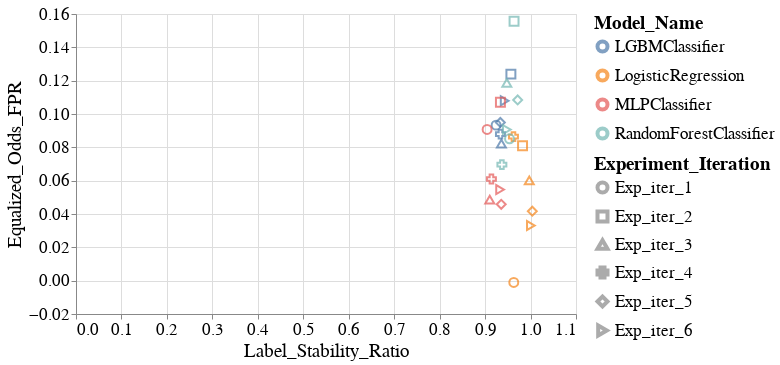

Write notebook code for a chart like this one.
### Code cell
create_scatter_plot(melted_all_group_metrics_per_model_dct,
                    group='SEX&RAC1P',
                    fairness_metric_name='Equalized_Odds_FPR',
                    stability_metric_name='Label_Stability_Ratio',
                    alpha=0.5)

### Figure 1 — Vega-Lite specification as saved in the notebook (floating-point values rounded to 4 significant figures)
{"config": {"view": {"continuousWidth": 400, "continuousHeight": 300}, "axis": {"labelFontSize": 17, "labelFontWeight": "normal", "titleFontSize": 19, "titleFontWeight": "normal"}, "legend": {"labelFontSize": 17, "labelLimit": 200, "symbolStrokeWidth": 4, "titleFontSize": 19, "titleLimit": 220}, "title": {"fontSize": 17}}, "data": {"name": "data-2502c49df22e0c5f0ffc0420bd9ead44"}, "mark": {"type": "point", "size": 60}, "encoding": {"color": {"field": "Model_Name", "type": "nominal"}, "shape": {"field": "Experiment_Iteration", "type": "nominal"}, "size": {"value": 80}, "x": {"field": "Label_Stability_Ratio", "type": "quantitative"}, "y": {"field": "Equalized_Odds_FPR", "type": "quantitative"}}, "height": 300, "width": 500, "$schema": "https://vega.github.io/schema/vega-lite/v4.17.0.json", "datasets": {"data-2502c49df22e0c5f0ffc0420bd9ead44": [{"Model_Name": "LGBMClassifier", "Experiment_Iteration": "Exp_iter_1", "Intervention_Param": 0.5, "Test_Set_Index": 0, "Group": "SEX&RAC1P", "Equalized_Odds_FPR": 0.09332, "Label_Stability_Ratio": 0.9242}, {"Model_Name": "LGBMClassifier", "Experiment_Iteration": "Exp_iter_2", "Intervention_Param": 0.5, "Test_Set_Index": 0, "Group": "SEX&RAC1P", "Equalized_Odds_FPR": 0.1239, "Label_Stability_Ratio": 0.9568}, {"Model_Name": "LGBMClassifier", "Experiment_Iteration": "Exp_iter_3", "Intervention_Param": 0.5, "Test_Set_Index": 0, "Group": "SEX&RAC1P", "Equalized_Odds_FPR": 0.08226, "Label_Stability_Ratio": 0.9358}, {"Model_Name": "LGBMClassifier", "Experiment_Iteration": "Exp_iter_4", "Intervention_Param": 0.5, "Test_Set_Index": 0, "Group": "SEX&RAC1P", "Equalized_Odds_FPR": 0.08794, "Label_Stability_Ratio": 0.9338}, {"Model_Name": "LGBMClassifier", "Experiment_Iteration": "Exp_iter_5", "Intervention_Param": 0.5, "Test_Set_Index": 0, "Group": "SEX&RAC1P", "Equalized_Odds_FPR": 0.09493, "Label_Stability_Ratio": 0.9336}, {"Model_Name": "LGBMClassifier", "Experiment_Iteration": "Exp_iter_6", "Intervention_Param": 0.5, "Test_Set_Index": 0, "Group": "SEX&RAC1P", "Equalized_Odds_FPR": 0.1079, "Label_Stability_Ratio": 0.9431}, {"Model_Name": "LogisticRegression", "Experiment_Iteration": "Exp_iter_1", "Intervention_Param": 0.5, "Test_Set_Index": 0, "Group": "SEX&RAC1P", "Equalized_Odds_FPR": -0.001072, "Label_Stability_Ratio": 0.9631}, {"Model_Name": "LogisticRegression", "Experiment_Iteration": "Exp_iter_2", "Intervention_Param": 0.5, "Test_Set_Index": 0, "Group": "SEX&RAC1P", "Equalized_Odds_FPR": 0.08101, "Label_Stability_Ratio": 0.9824}, {"Model_Name": "LogisticRegression", "Experiment_Iteration": "Exp_iter_3", "Intervention_Param": 0.5, "Test_Set_Index": 0, "Group": "SEX&RAC1P", "Equalized_Odds_FPR": 0.0602, "Label_Stability_Ratio": 0.9972}, {"Model_Name": "LogisticRegression", "Experiment_Iteration": "Exp_iter_4", "Intervention_Param": 0.5, "Test_Set_Index": 0, "Group": "SEX&RAC1P", "Equalized_Odds_FPR": 0.08642, "Label_Stability_Ratio": 0.9624}, {"Model_Name": "LogisticRegression", "Experiment_Iteration": "Exp_iter_5", "Intervention_Param": 0.5, "Test_Set_Index": 0, "Group": "SEX&RAC1P", "Equalized_Odds_FPR": 0.0417, "Label_Stability_Ratio": 1.004}, {"Model_Name": "LogisticRegression", "Experiment_Iteration": "Exp_iter_6", "Intervention_Param": 0.5, "Test_Set_Index": 0, "Group": "SEX&RAC1P", "Equalized_Odds_FPR": 0.03309, "Label_Stability_Ratio": 1.001}, {"Model_Name": "MLPClassifier", "Experiment_Iteration": "Exp_iter_1", "Intervention_Param": 0.5, "Test_Set_Index": 0, "Group": "SEX&RAC1P", "Equalized_Odds_FPR": 0.09071, "Label_Stability_Ratio": 0.9044}, {"Model_Name": "MLPClassifier", "Experiment_Iteration": "Exp_iter_2", "Intervention_Param": 0.5, "Test_Set_Index": 0, "Group": "SEX&RAC1P", "Equalized_Odds_FPR": 0.107, "Label_Stability_Ratio": 0.9337}, {"Model_Name": "MLPClassifier", "Experiment_Iteration": "Exp_iter_3", "Intervention_Param": 0.5, "Test_Set_Index": 0, "Group": "SEX&RAC1P", "Equalized_Odds_FPR": 0.04864, "Label_Stability_Ratio": 0.9103}, {"Model_Name": "MLPClassifier", "Experiment_Iteration": "Exp_iter_4", "Intervention_Param": 0.5, "Test_Set_Index": 0, "Group": "SEX&RAC1P", "Equalized_Odds_FPR": 0.06105, "Label_Stability_Ratio": 0.9139}, {"Model_Name": "MLPClassifier", "Experiment_Iteration": "Exp_iter_5", "Intervention_Param": 0.5, "Test_Set_Index": 0, "Group": "SEX&RAC1P", "Equalized_Odds_FPR": 0.04581, "Label_Stability_Ratio": 0.9355}, {"Model_Name": "MLPClassifier", "Experiment_Iteration": "Exp_iter_6", "Intervention_Param": 0.5, "Test_Set_Index": 0, "Group": "SEX&RAC1P", "Equalized_Odds_FPR": 0.05468, "Label_Stability_Ratio": 0.933}, {"Model_Name": "RandomForestClassifier", "Experiment_Iteration": "Exp_iter_1", "Intervention_Param": 0.5, "Test_Set_Index": 0, "Group": "SEX&RAC1P", "Equalized_Odds_FPR": 0.08511, "Label_Stability_Ratio": 0.9537}, {"Model_Name": "RandomForestClassifier", "Experiment_Iteration": "Exp_iter_2", "Intervention_Param": 0.5, "Test_Set_Index": 0, "Group": "SEX&RAC1P", "Equalized_Odds_FPR": 0.1557, "Label_Stability_Ratio": 0.9637}, {"Model_Name": "RandomForestClassifier", "Experiment_Iteration": "Exp_iter_3", "Intervention_Param": 0.5, "Test_Set_Index": 0, "Group": "SEX&RAC1P", "Equalized_Odds_FPR": 0.1186, "Label_Stability_Ratio": 0.9478}, {"Model_Name": "RandomForestClassifier", "Experiment_Iteration": "Exp_iter_4", "Intervention_Param": 0.5, "Test_Set_Index": 0, "Group": "SEX&RAC1P", "Equalized_Odds_FPR": 0.06963, "Label_Stability_Ratio": 0.937}, {"Model_Name": "RandomForestClassifier", "Experiment_Iteration": "Exp_iter_5", "Intervention_Param": 0.5, "Test_Set_Index": 0, "Group": "SEX&RAC1P", "Equalized_Odds_FPR": 0.1084, "Label_Stability_Ratio": 0.9717}, {"Model_Name": "RandomForestClassifier", "Experiment_Iteration": "Exp_iter_6", "Intervention_Param": 0.5, "Test_Set_Index": 0, "Group": "SEX&RAC1P", "Equalized_Odds_FPR": 0.09065, "Label_Stability_Ratio": 0.9479}]}}
